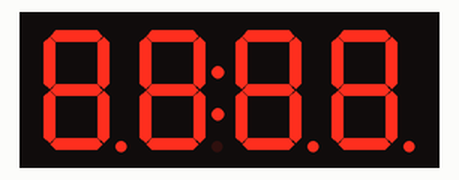
Recording of a sketch running on a simulated Arduino Uno, built with avr-gcc and run on an emulated ATmega328P. On the bench: 4-digit seven-segment display. At 12.3 s the program stops and its outputs stay as they are.

Above: at 1.1 s.
At 3.35 s:
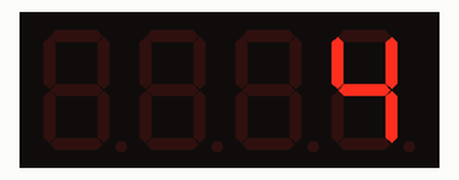
At 5.63 s:
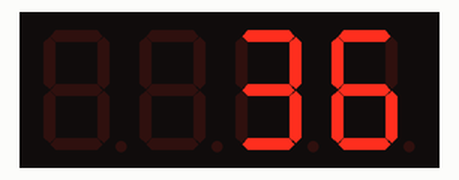
At 7.91 s:
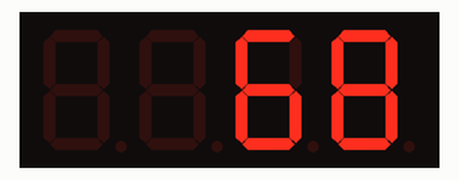
At 10.2 s:
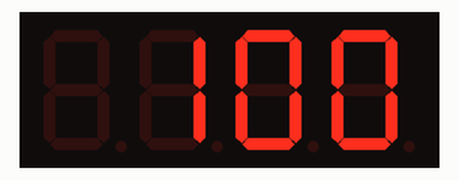
At 12.3 s:
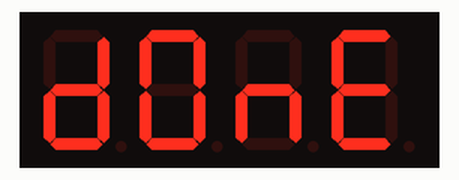

Measured:
- what the display in image 0 shows lasts 1.1 s, from 1.0 s to 2.1 s
- what the display in image 4 shows lasts 1.1 s, from 10.2 s to 11.3 s

The sketch:

Day.16.ino
```cpp
//included library
//

#include <TM1637Display.h>

//------------------------------------------------------------------------------


//pin veriable
//

// Define the connections pins:
#define CLK 6
#define DIO 5

//------------------------------------------------------------------------------


//defined veriable
//

// Create display object of type TM1637Display:
TM1637Display display = TM1637Display(CLK, DIO);

//------------------------------------------------------------------------------


//defined arrays
//

// Create array that turns all segments on:
const uint8_t data[] = {0xff, 0xff, 0xff, 0xff};

// Create array that turns all segments off:
const uint8_t blank[] = {0x00, 0x00, 0x00, 0x00};

// You can set the individual segments per digit to spell words or create other symbols:
const uint8_t done[] = {
  SEG_B | SEG_C | SEG_D | SEG_E | SEG_G,           // d
  SEG_A | SEG_B | SEG_C | SEG_D | SEG_E | SEG_F,   // O
  SEG_C | SEG_E | SEG_G,                           // n
  SEG_A | SEG_D | SEG_E | SEG_F | SEG_G            // E
};

//------------------------------------------------------------------------------


//defined functions
//


//------------------------------------------------------------------------------


//inital sketch setup
//

void setup() {
// Start serial monitor
  Serial.begin(9600);

  // Clear the display:
  display.clear();
  delay(1000);

}

//------------------------------------------------------------------------------


//main sketch loop
//

void loop() {

// Set the brightness:
  display.setBrightness(7);

// All segments on:
  display.setSegments(data);
  delay(1000);
  display.clear();
  delay(1000);

// Show counter:
  int i;
  for (i = 0; i <= 100; i++) {
    display.showNumberDec(i);
    delay(50);
  }
  delay(1000);
  display.clear();
  delay(1000);
  display.setSegments(done);
  while(1);

// End of main sketch / loop delay
  delay(1);

}

//------------------------------------------------------------------------------
//------------------------------------------------------------------------------
```
